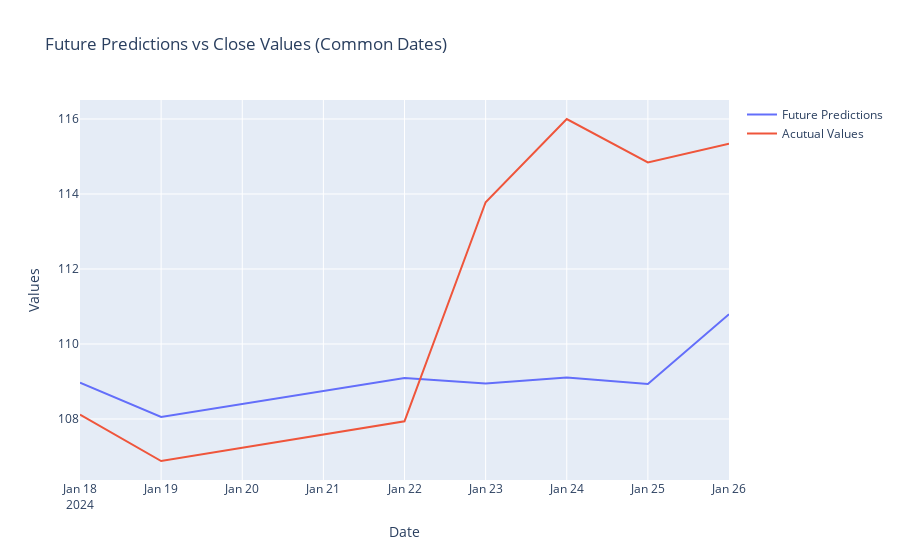

Notebook source saved alongside this figure:
### Code cell
common_dates = T_future_df.index.intersection(Testing2_df.index)

# Filter DataFrames based on common dates
T_common_df = T_future_df.loc[common_dates]
Testing2_common_df = Testing2_df.loc[common_dates]
trace1 = go.Scatter(x=T_common_df.index, y=T_common_df['future Predictions'], mode='lines', name='Future Predictions')
trace2 = go.Scatter(x=Testing2_common_df.index, y=Testing2_common_df['Close'], mode='lines', name='Acutual Values')
layout = go.Layout(title='Future Predictions vs Close Values (Common Dates)',
                   xaxis=dict(title='Date'),
                   yaxis=dict(title='Values'))
fig = go.Figure(data=[trace1, trace2], layout=layout)
fig.show()

### Figure 1 — Plotly figure (JSON) as saved in the notebook; plotly's stock layout.template omitted (floating-point values rounded to 4 significant figures)
{"data": [{"mode": "lines", "name": "Future Predictions", "type": "scatter", "x": ["2024-01-18T00:00:00", "2024-01-19T00:00:00", "2024-01-22T00:00:00", "2024-01-23T00:00:00", "2024-01-24T00:00:00", "2024-01-25T00:00:00", "2024-01-26T00:00:00"], "y": [109.0, 108.1, 109.1, 108.9, 109.1, 108.9, 110.8]}, {"mode": "lines", "name": "Acutual Values", "type": "scatter", "x": ["2024-01-18T00:00:00", "2024-01-19T00:00:00", "2024-01-22T00:00:00", "2024-01-23T00:00:00", "2024-01-24T00:00:00", "2024-01-25T00:00:00", "2024-01-26T00:00:00"], "y": [108.1, 106.9, 107.9, 113.8, 116, 114.8, 115.3]}], "layout": {"autosize": true, "title": {"text": "Future Predictions vs Close Values (Common Dates)"}, "xaxis": {"autorange": true, "range": ["2024-01-18", "2024-01-26"], "title": {"text": "Date"}, "type": "date"}, "yaxis": {"autorange": true, "range": [106.4, 116.5], "title": {"text": "Values"}, "type": "linear"}}}
